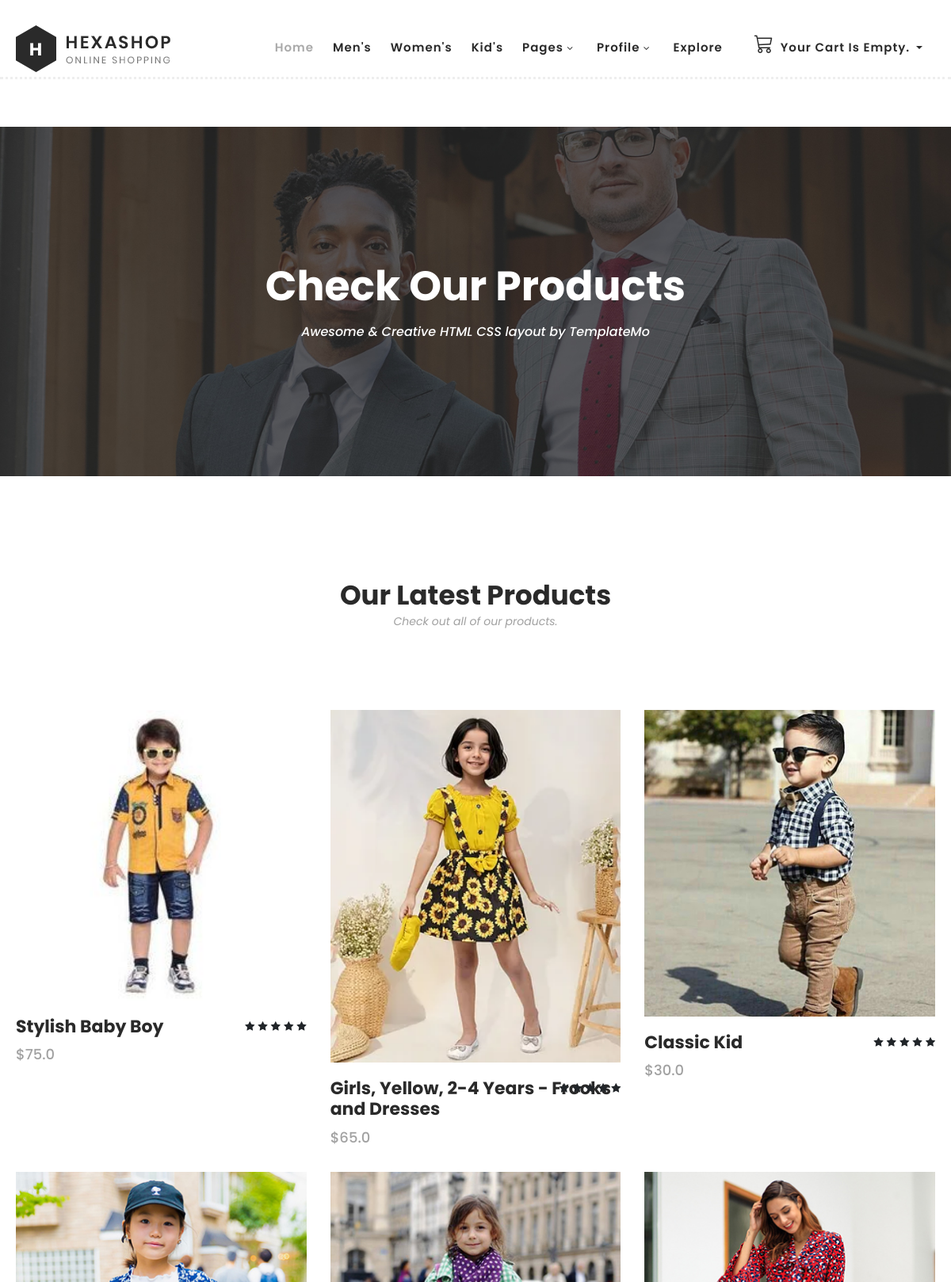
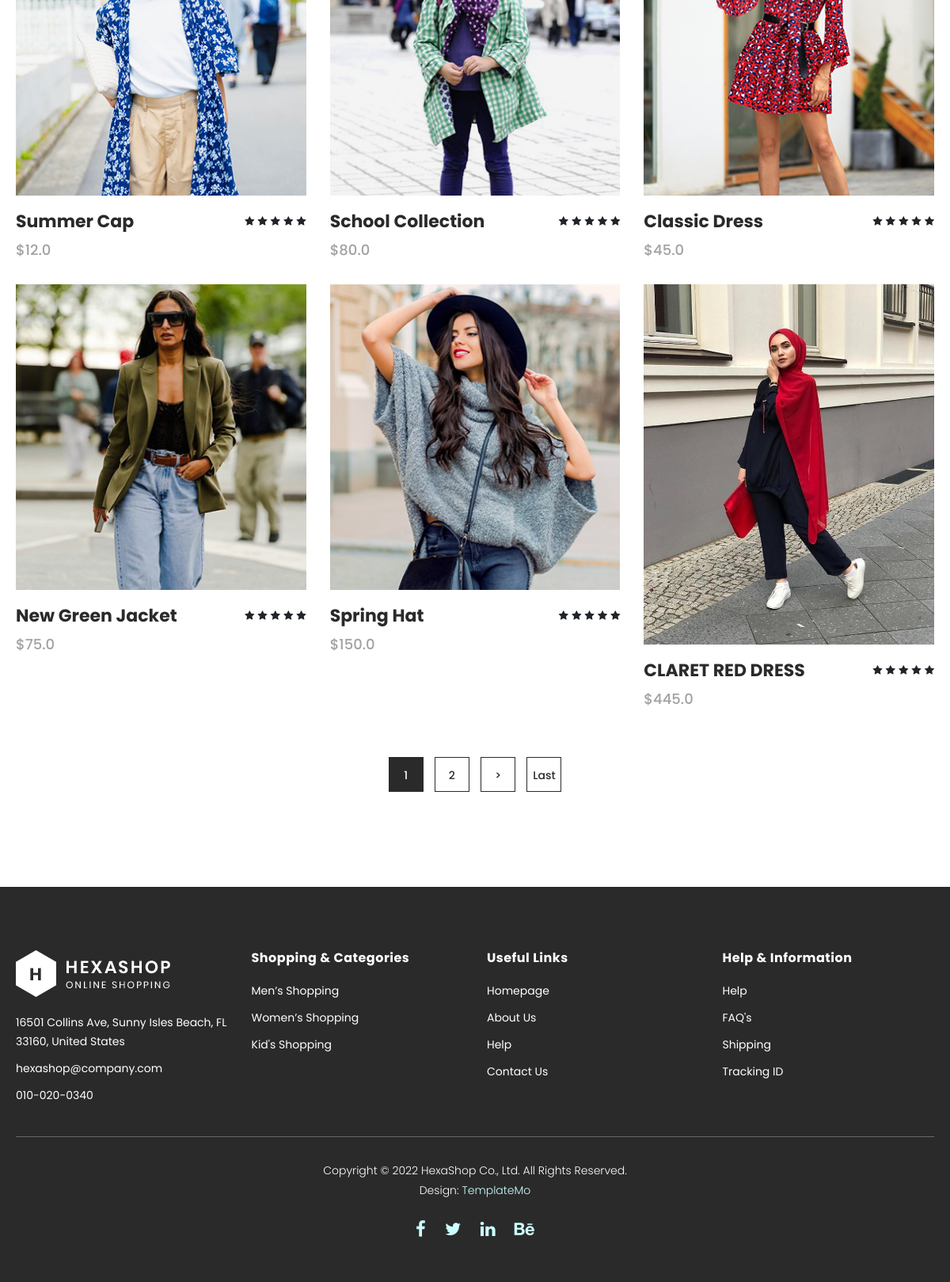
Screenshot of /products/ with the database file from the repository (2 pictures, top to bottom).
### apps/product/models.py (models this page shows, shortened)
class Product(BaseModel):
    name = CharField(max_length=256, verbose_name='Product Name')
    description = TextField(verbose_name='Description')
    price = FloatField(verbose_name='Price')
    category = ForeignKey('product.Category', on_delete=CASCADE, related_name='products')
    image = ImageField(upload_to='products/', verbose_name='Product Image')
    slug = SlugField(db_index=True, blank=True)
    available = BooleanField(default=True)
    class Meta:
        ordering = ['-created_at']
        indexes = [
            Index(fields=['id', 'slug']),
            Index(fields=['name']),
            Index(fields=['-created_at'])
        ]
    def get_absolute_url(self):
        return reverse('product:product', args=[self.slug])

### apps/product/views.py (the view)
# urls.py: path('', AllProductsView.as_view(), name='products'),
class AllProductsView(ListView):
    template_name = 'products.html'
    context_object_name = 'products'
    paginate_by = 9
    def get_queryset(self):
        return Product.objects.all()
    def get_context_data(self, *, object_list=None, **kwargs):
        data = super().get_context_data(**kwargs)
        data["form"] = CartAddProductForm()
        return data

### apps/cart/cart.py (called while the page is built)
    def __len__(self):
        return sum(item['quantity'] for item in self.cart.values())

### apps/cart/context_processors.py (called while the page is built)
def cart(request):
    return {'cart': Cart(request)}

### apps/users/context_processors.py (called while the page is built)
def subscribe_form(request):
    return {'subscribe_form': SubscribersForm()}

### templates/products.html (shortened to what this page needs)
{% extends 'base.html' %}
{% block content %}
    <div class="page-heading" id="top">
        <div class="container">
            <div class="row">
                <div class="col-lg-12">
                    <div class="inner-content">
                        <h2>Check Our Products</h2>
                        <span>Awesome &amp; Creative HTML CSS layout by TemplateMo</span>
                    </div>
                </div>
            </div>
        </div>
    </div>
    <section class="section" id="products">
        <div class="container">
            <div class="row">
                <div class="col-lg-12">
                    <div class="section-heading">
                        <h2>Our Latest Products</h2>
                        <span>Check out all of our products.</span>
                    </div>
                </div>
            </div>
        </div>
        <div class="container">
            <div class="row">
                {% for p in products %}
                    <div class="col-lg-4">
                        <div class="item">
                            <div class="thumb">
                                <img src="{{ p.image.url }}" alt="">
                            </div>
                            <div class="down-content">
                                <h4>{{ p.name }}</h4>
                                <span>${{ p.price }}</span>
                                <ul class="stars">
                                    <li><i class="fa fa-star"></i></li>
                                    <li><i class="fa fa-star"></i></li>
                                    <li><i class="fa fa-star"></i></li>
                                    <li><i class="fa fa-star"></i></li>
                                    <li><i class="fa fa-star"></i></li>
                                </ul>
                            </div>
                        </div>
                    </div>
                {% endfor %}
            </div>
            {% include 'page-pagination.html' %}
        </div>
    </section>
{% endblock %}

### assets/main/css/templatemo-hexashop.css (style rules this page uses)
html, body, div, span, applet, object, iframe, h1, h2, h3, h4, h5, h6, p, blockquote, div pre, a, abbr, acronym, address, big, cite, code, del, dfn, em, font, img, ins, kbd, q, s, samp, small, strike, strong, sub, sup, tt, var, b, u, i, center, dl, dt, dd, ol, ul, li, figure, header, nav, section, article, aside, footer, figcaption { margin: 0; padding: 0; border: 0; outline: 0; }
ul, li { padding: 0; margin: 0; list-style: none; }
header, nav, section, article, aside, footer, hgroup { display: block; }
* { box-sizing: border-box; }
html, body { font-family: 'Poppins', sans-serif; font-weight: 400; background-color: #fff; font-size: 16px; -ms-text-size-adjust: 100%; -webkit-font-smoothing: antialiased; -moz-osx-font-smoothing: grayscale; }
h1, h2, h3, h4, h5, h6 { margin-top: 0px; margin-bottom: 0px; }
ul { margin-bottom: 0px; }
html, body { background: #fff; font-family: 'Poppins', sans-serif; }
.section-heading h2 { font-size: 34px; font-weight: 700; color: #2a2a2a; }
.section-heading span { font-size: 14px; color: #a1a1a1; font-style: italic; font-weight: 400; }
.page-heading { margin-top: 160px; margin-bottom: 30px; background-image: url(../images/products-page-heading.jpg); background-position: center center; background-size: cover; background-repeat: no-repeat; }
.page-heading .inner-content { padding: 150px 0px; text-align: center; }
.page-heading .inner-content h2 { font-size: 52px; color: #fff; font-weight: 700; margin-bottom: 15px; }
.page-heading .inner-content span { font-size: 16px; font-weight: 500; color: #fff; font-style: italic; }
#products .section-heading { text-align: center; margin-bottom: 60px; margin-top: 80px; }
#products .item { margin-bottom: 30px; }
#products .item .thumb img { width: 100%; overflow: hidden; }
#products .item .down-content { padding-top: 20px; position: relative; z-index: 3; background-color: #fff; }
#products .item .down-content h4 { font-size: 22px; color: #2a2a2a; font-weight: 700; margin-bottom: 8px; }
#products .item .down-content span { font-size: 18px; color: #a1a1a1; font-weight: 500; display: block; }
#products .item .down-content ul.stars { position: absolute; right: 0; top: 20px; }
#products .item .down-content ul.stars li { display: inline; font-size: 13px; }
#products .item .thumb { position: relative; }

### assets/main/css/custom.css (style rules this page uses)
.container { max-width: 1200px; margin: 0 auto; padding: 20px; }

### rows the page displays
Product: image (picture), name "Stylish Baby Boy", price "75.0"
Product: image (picture), name "Girls, Yellow, 2-4 Years - Frocks and Dresses", price "65.0"
Product: image (picture), name "Classic Kid", price "30.0"
Product: image (picture), name "Summer Cap", price "12.0"
Product: image (picture), name "School Collection", price "80.0"
Product: image (picture), name "Classic Dress", price "45.0"
Product: image (picture), name "New Green Jacket", price "75.0"
Product: image (picture), name "Spring Hat", price "150.0"
Product: image (picture), name "CLARET RED DRESS", price "445.0"

### other values shown
{{ num }} "1"
{{ num }} "2"
